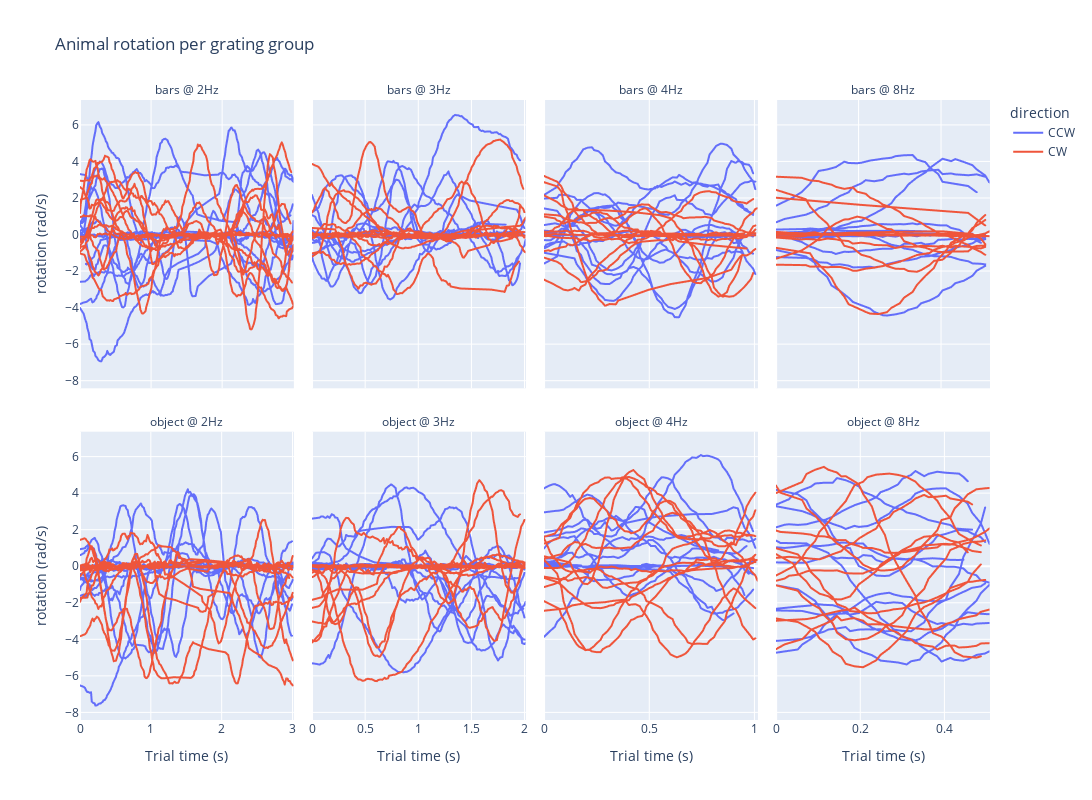

Notebook code for this chart:
### Code cell
plot_rotation_per_smallfield_group(df).show()

#TODO averages

## Only plot specific trials
#plot_rotation_per_trial(df[df['trial_number'].isin([1,2])]).show()
